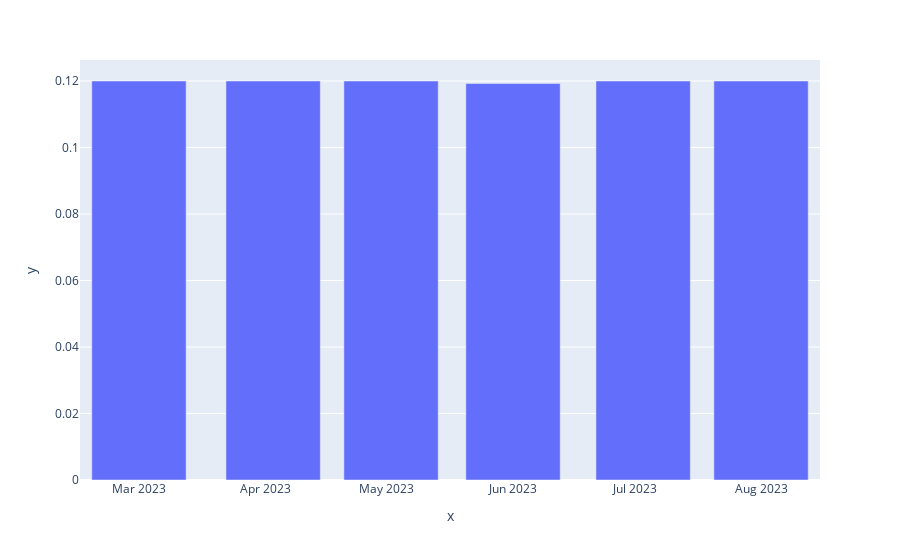

This figure's notebook cell:
### Code cell
fig = px.bar(history_df, x=dividends_df.index, y=dividends_df.Dividends)
fig.show()

### Figure 1 — Plotly figure (JSON) as saved in the notebook; plotly's stock layout.template omitted (floating-point values rounded to 4 significant figures)
{"data": [{"alignmentgroup": "True", "hovertemplate": "x=%{x}<br>y=%{y}<extra></extra>", "legendgroup": "", "marker": {"color": "#636efa", "pattern": {"shape": ""}}, "name": "", "offsetgroup": "", "orientation": "v", "showlegend": false, "textposition": "auto", "type": "bar", "x": ["2023-03-01T00:00:00-03:00", "2023-04-03T00:00:00-03:00", "2023-05-02T00:00:00-03:00", "2023-06-01T00:00:00-03:00", "2023-07-03T00:00:00-03:00", "2023-08-01T00:00:00-03:00"], "xaxis": "x", "y": [0.12, 0.12, 0.12, 0.1192, 0.12, 0.12], "yaxis": "y"}], "layout": {"barmode": "relative", "legend": {"tracegroupgap": 0}, "margin": {"t": 60}, "xaxis": {"anchor": "y", "domain": [0, 1], "title": {"text": "x"}}, "yaxis": {"anchor": "x", "domain": [0, 1], "title": {"text": "y"}}}}
